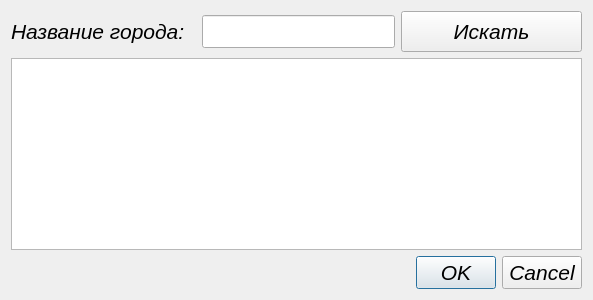
<?xml version="1.0" encoding="UTF-8"?>
<ui version="4.0">
 <class>Dialog_searce</class>
 <widget class="QDialog" name="Dialog_searce">
  <property name="geometry">
   <rect>
    <x>0</x>
    <y>0</y>
    <width>593</width>
    <height>300</height>
   </rect>
  </property>
  <property name="font">
   <font>
    <pointsize>16</pointsize>
    <italic>true</italic>
   </font>
  </property>
  <property name="windowTitle">
   <string>Поиск по городам</string>
  </property>
  <layout class="QVBoxLayout" name="verticalLayout">
   <item>
    <layout class="QHBoxLayout" name="horizontalLayout">
     <item>
      <widget class="QLabel" name="label">
       <property name="text">
        <string>Название города:  </string>
       </property>
      </widget>
     </item>
     <item>
      <widget class="QLineEdit" name="lineEdit_searce">
       <property name="text">
        <string/>
       </property>
       <property name="alignment">
        <set>Qt::AlignCenter</set>
       </property>
       <property name="placeholderText">
        <string/>
       </property>
      </widget>
     </item>
     <item>
      <widget class="QPushButton" name="pushButton_searce">
       <property name="sizePolicy">
        <sizepolicy hsizetype="Preferred" vsizetype="Preferred">
         <horstretch>8</horstretch>
         <verstretch>0</verstretch>
        </sizepolicy>
       </property>
       <property name="text">
        <string>Искать</string>
       </property>
      </widget>
     </item>
    </layout>
   </item>
   <item>
    <widget class="QListView" name="listView_searce">
     <property name="sizePolicy">
      <sizepolicy hsizetype="Preferred" vsizetype="Preferred">
       <horstretch>0</horstretch>
       <verstretch>0</verstretch>
      </sizepolicy>
     </property>
     <property name="contextMenuPolicy">
      <enum>Qt::ActionsContextMenu</enum>
     </property>
     <property name="alternatingRowColors">
      <bool>true</bool>
     </property>
     <property name="itemAlignment">
      <set>Qt::AlignCenter</set>
     </property>
    </widget>
   </item>
   <item>
    <widget class="QDialogButtonBox" name="buttonBox">
     <property name="standardButtons">
      <set>QDialogButtonBox::Cancel|QDialogButtonBox::Ok</set>
     </property>
    </widget>
   </item>
  </layout>
 </widget>
 <resources/>
 <connections>
  <connection>
   <sender>buttonBox</sender>
   <signal>rejected()</signal>
   <receiver>Dialog_searce</receiver>
   <slot>reject()</slot>
   <hints>
    <hint type="sourcelabel">
     <x>512</x>
     <y>268</y>
    </hint>
    <hint type="destinationlabel">
     <x>480</x>
     <y>314</y>
    </hint>
   </hints>
  </connection>
  <connection>
   <sender>buttonBox</sender>
   <signal>accepted()</signal>
   <receiver>Dialog_searce</receiver>
   <slot>accept()</slot>
   <hints>
    <hint type="sourcelabel">
     <x>411</x>
     <y>266</y>
    </hint>
    <hint type="destinationlabel">
     <x>411</x>
     <y>300</y>
    </hint>
   </hints>
  </connection>
 </connections>
</ui>
